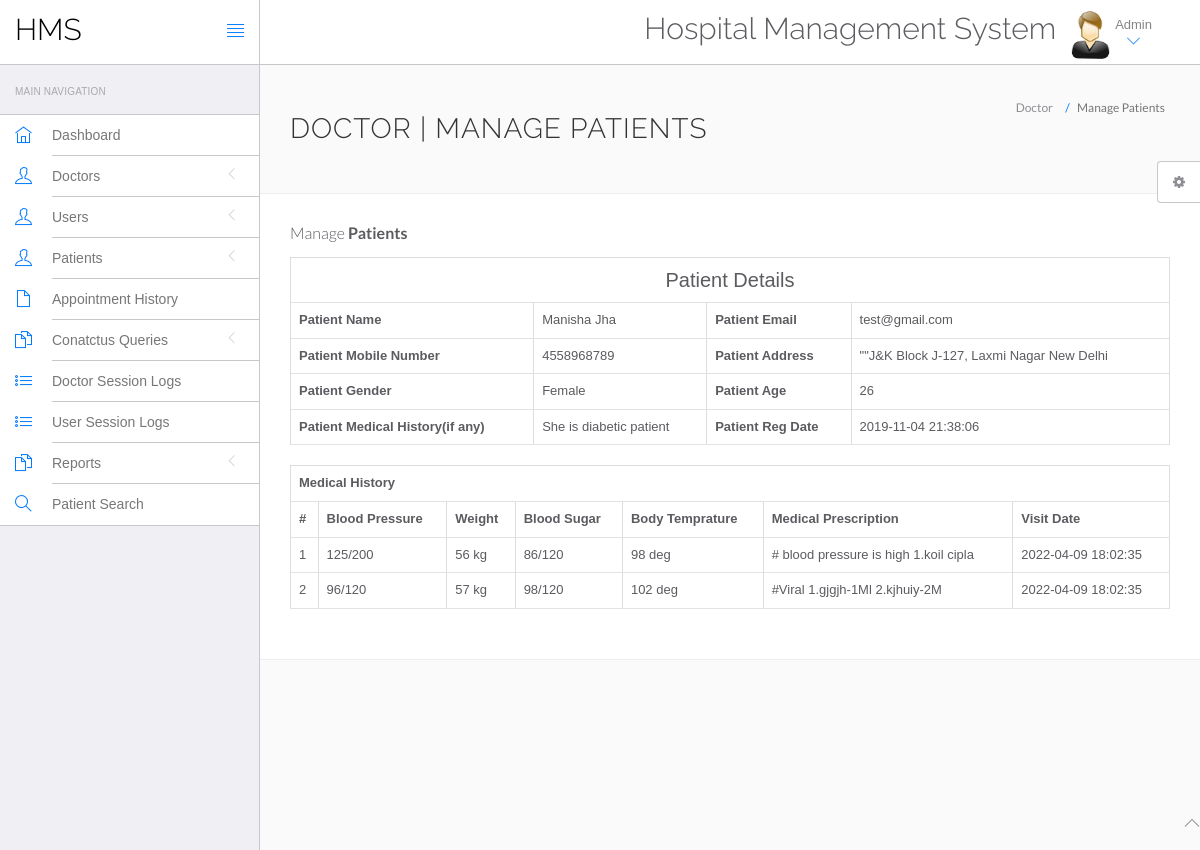
Page /hms/admin/view-patient.php?viewid=1 (signed in) on the committed database.
### tables this page shows
CREATE TABLE `tblpatient` (
  `ID` int(10) NOT NULL,
  `Docid` int(10) DEFAULT NULL,
  `PatientName` varchar(200) DEFAULT NULL,
  `PatientContno` bigint(10) DEFAULT NULL,
  `PatientEmail` varchar(200) DEFAULT NULL,
  `PatientGender` varchar(50) DEFAULT NULL,
  `PatientAdd` mediumtext DEFAULT NULL,
  `PatientAge` int(10) DEFAULT NULL,
  `PatientMedhis` mediumtext DEFAULT NULL,
  `CreationDate` timestamp NULL DEFAULT current_timestamp(),
  `UpdationDate` timestamp NULL DEFAULT NULL ON UPDATE current_timestamp()
);

CREATE TABLE `tblmedicalhistory` (
  `ID` int(10) NOT NULL,
  `PatientID` int(10) DEFAULT NULL,
  `BloodPressure` varchar(200) DEFAULT NULL,
  `BloodSugar` varchar(200) NOT NULL,
  `Weight` varchar(100) DEFAULT NULL,
  `Temperature` varchar(200) DEFAULT NULL,
  `MedicalPres` mediumtext DEFAULT NULL,
  `LMP` date DEFAULT NULL,
  `medicalPast` mediumtext DEFAULT NULL,
  `Investigation` mediumtext DEFAULT NULL,
  `CreationDate` timestamp NOT NULL DEFAULT current_timestamp() ON UPDATE current_timestamp()
);

### hms/admin/view-patient.php (the view, shortened to what this page needs)
<?php
include('include/config.php');
?>
<!DOCTYPE html>
<html lang="en">
	<head>
		<link rel="stylesheet" href="vendor/bootstrap/css/bootstrap.min.css">
		<link rel="stylesheet" href="vendor/fontawesome/css/font-awesome.min.css">
		<link rel="stylesheet" href="vendor/themify-icons/themify-icons.min.css">
		<link href="vendor/animate.css/animate.min.css" rel="stylesheet" media="screen">
		<link href="vendor/perfect-scrollbar/perfect-scrollbar.min.css" rel="stylesheet" media="screen">
		<link href="vendor/switchery/switchery.min.css" rel="stylesheet" media="screen">
		<link href="vendor/bootstrap-touchspin/jquery.bootstrap-touchspin.min.css" rel="stylesheet" media="screen">
		<link href="vendor/select2/select2.min.css" rel="stylesheet" media="screen">
		<link href="vendor/bootstrap-datepicker/bootstrap-datepicker3.standalone.min.css" rel="stylesheet" media="screen">
		<link href="vendor/bootstrap-timepicker/bootstrap-timepicker.min.css" rel="stylesheet" media="screen">
		<link rel="stylesheet" href="assets/css/styles.css">
		<link rel="stylesheet" href="assets/css/plugins.css">
		<link rel="stylesheet" href="assets/css/themes/theme-1.css" id="skin_color" />
	</head>
	<body>
		<div id="app">
<?php include('include/sidebar.php');?>
<div class="app-content">
<?php include('include/header.php');?>
<div class="main-content" >
<div class="wrap-content container" id="container">
<section id="page-title">
<div class="row">
<div class="col-sm-8">
<h1 class="mainTitle">Doctor | Manage Patients</h1>
</div>
<ol class="breadcrumb">
<li>
<span>Doctor</span>
</li>
<li class="active">
<span>Manage Patients</span>
</li>
</ol>
</div>
</section>
<div class="container-fluid container-fullw bg-white">
<div class="row">
<div class="col-md-12">
<h5 class="over-title margin-bottom-15">Manage <span class="text-bold">Patients</span></h5>
<?php
                               $vid=$_GET['viewid'];
                               $ret=mysqli_query($con,"select * from tblpatient where ID='$vid'");
$cnt=1;
while ($row=mysqli_fetch_array($ret)) {
                               ?>
<table border="1" class="table table-bordered">
 <tr align="center">
<td colspan="4" style="font-size:20px;color:blue">
 Patient Details</td></tr>
    <tr>
    <th scope>Patient Name</th>
    <td><?php  echo $row['PatientName'];?></td>
    <th scope>Patient Email</th>
    <td><?php  echo $row['PatientEmail'];?></td>
  </tr>
  <tr>
    <th scope>Patient Mobile Number</th>
    <td><?php  echo $row['PatientContno'];?></td>
    <th>Patient Address</th>
    <td><?php  echo $row['PatientAdd'];?></td>
  </tr>
    <tr>
    <th>Patient Gender</th>
    <td><?php  echo $row['PatientGender'];?></td>
    <th>Patient Age</th>
    <td><?php  echo $row['PatientAge'];?></td>
  </tr>
  <tr>
    <th>Patient Medical History(if any)</th>
    <td><?php  echo $row['PatientMedhis'];?></td>
     <th>Patient Reg Date</th>
    <td><?php  echo $row['CreationDate'];?></td>
  </tr>
<?php }?>
</table>
<?php
$ret=mysqli_query($con,"select * from tblmedicalhistory  where PatientID='$vid'");
 ?>
<table id="datatable" class="table table-bordered dt-responsive nowrap" style="border-collapse: collapse; border-spacing: 0; width: 100%;">
  <tr align="center">
   <th colspan="8" >Medical History</th>
  </tr>
  <tr>
    <th>#</th>
<th>Blood Pressure</th>
<th>Weight</th>
<th>Blood Sugar</th>
<th>Body Temprature</th>
<th>Medical Prescription</th>
<th>Visit Date</th>
</tr>
<?php
while ($row=mysqli_fetch_array($ret)) {
  ?>
<tr>
  <td><?php echo $cnt;?></td>
 <td><?php  echo $row['BloodPressure'];?></td>
 <td><?php  echo $row['Weight'];?></td>
 <td><?php  echo $row['BloodSugar'];?></td>
  <td><?php  echo $row['Temperature'];?></td>
  <td><?php  echo $row['MedicalPres'];?></td>
  <td><?php  echo $row['CreationDate'];?></td>
</tr>
<?php $cnt=$cnt+1;} ?>
</table>
</div>
</div>
</div>
</div>
</div>
</div>
</div>
	<?php include('include/footer.php');?>
	<?php include('include/setting.php');?>
	</body>
</html>

### hms/admin/assets/css/themes/theme-1.css (style rules this page uses)
body { background: #FAFAFA; }

### rows in the picture
tblpatient: PatientName "Manisha Jha", PatientEmail "test@gmail.com", PatientContno "4558968789", PatientAdd "\"\"J&K Block J-127, Laxmi Nagar New Delhi", PatientGender "Female", PatientAge "26", PatientMedhis "She is diabetic patient", CreationDate "2019-11-04 21:38:06"
tblmedicalhistory: BloodPressure "125/200", Weight "56 kg", BloodSugar "86/120", Temperature "98 deg", MedicalPres "# blood pressure is high 1.koil cipla", CreationDate "2022-04-09 18:02:35"
tblmedicalhistory: BloodPressure "96/120", Weight "57 kg", BloodSugar "98/120", Temperature "102 deg", MedicalPres "#Viral 1.gjgjh-1Ml 2.kjhuiy-2M", CreationDate "2022-04-09 18:02:35"
